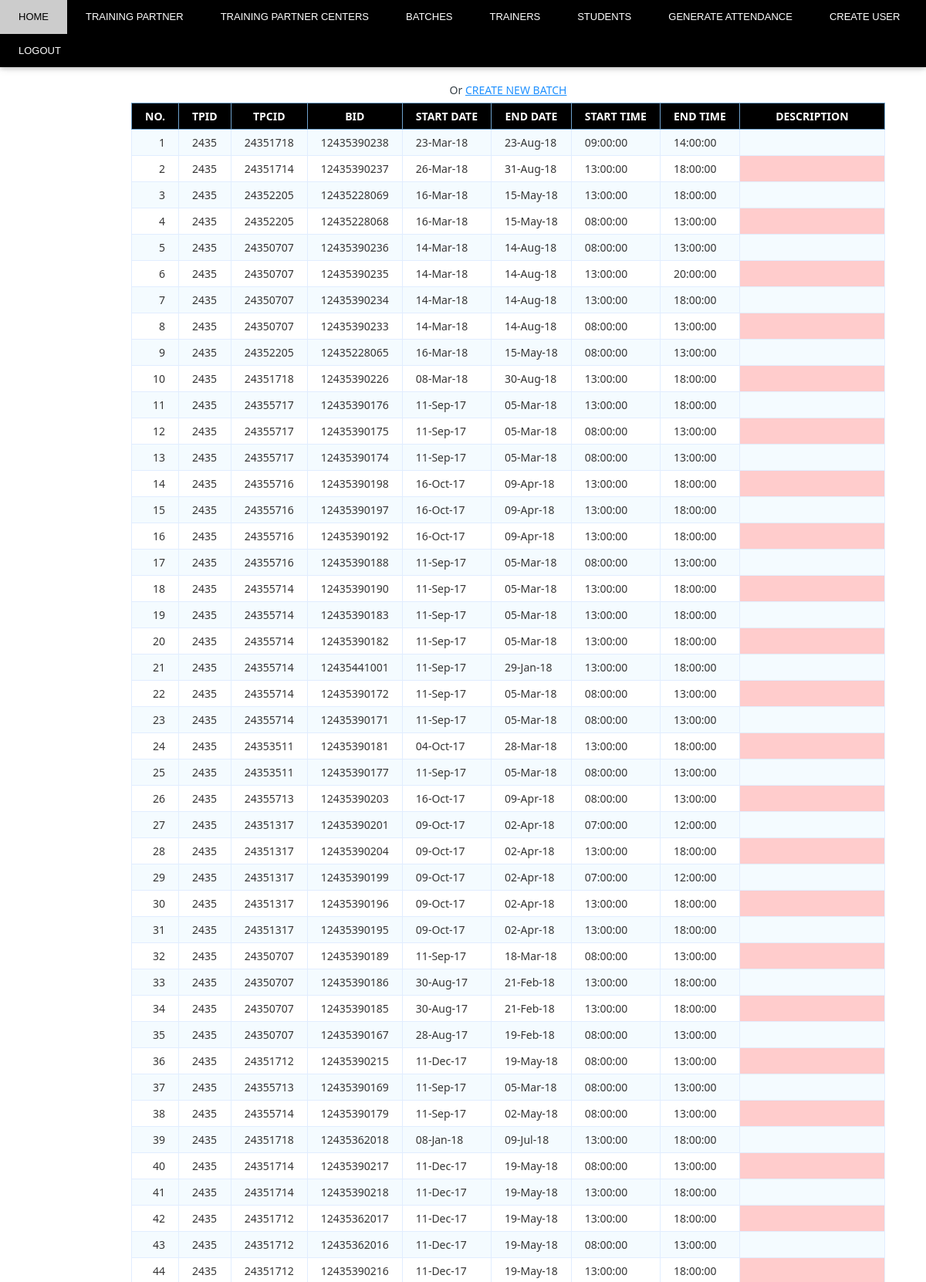
Screenshot of /BATCHES.php (upper part) with the database file from the repository.
### tables this page shows
CREATE TABLE `batches` (
  `TPID` int(30) NOT NULL,
  `TPCID` int(30) NOT NULL,
  `BID` bigint(30) NOT NULL,
  `SDATE` varchar(10) NOT NULL,
  `EDATE` varchar(10) NOT NULL,
  `STIME` time NOT NULL,
  `ETIME` time NOT NULL,
  `Description` longtext
);

### BATCHES.php (the view, shortened to what this page needs)
<?php
$db_host = 'localhost';
$db_user = 'root';
$db_pass = '';
$db_name = 'attendance';
$conn = mysqli_connect($db_host, $db_user, $db_pass, $db_name);
$sql = "SELECT TPID,TPCID,BID,SDATE,EDATE,STIME,ETIME,Description from batches";
$query = mysqli_query($conn, $sql);
?>
<html>
<!DOCTYPE html>
<link rel="stylesheet" href="CSS.css">
</head>
<body>
<div class="w3-top">
<div class="w3-bar w3-black w3-card">
    <a href="LOGIN.php" class="w3-bar-item w3-button w3-padding-large new">HOME</a>
    <a href="TRAINING_PARTNERS.php" class="w3-bar-item w3-button w3-padding-large new w3-hide-small">TRAINING PARTNER</a>
    <a href="TRAINING_PARTNERS_CENTER.php" class="w3-bar-item w3-button w3-padding-large new w3-hide-small">TRAINING PARTNER CENTERS</a>
    <a href="BATCHES.php" class="w3-bar-item w3-button w3-padding-large new w3-hide-small">BATCHES</a>
	<a href="TRAINERS.php" class="w3-bar-item w3-button w3-padding-large new w3-hide-small">TRAINERS</a>
	<a href="STUDENTS.php" class="w3-bar-item w3-button w3-padding-large new w3-hide-small">STUDENTS</a>
	<a href="#contact" class="w3-bar-item w3-button w3-padding-large new w3-hide-small">GENERATE ATTENDANCE</a>
	<a href="USER_create.php" class="w3-bar-item w3-button w3-padding-large new w3-hide-small">CREATE USER</a>
	<a href="logout.php" class="w3-bar-item w3-button w3-padding-large new w3-hide-small">LOGOUT</a>
  </div>
</div>
<table class="data-table">
		<caption class="title">Or <a href="BATCH_create.php">CREATE NEW BATCH</a></caption>
		<thead>
			<tr>
				<th>NO. </th>
				<th>TPID</th>
				<th>TPCID</th>
				<th>BID</th>
				<th>Start Date </th>
				<th>End Date</th>
				<th>Start Time</th>
				<th>End Time</th>
				<th>Description</th>
			</tr>
		</thead>
		<tbody>
		<?php
		$no 	= 1;
		while ($row = mysqli_fetch_array($query))
		{
			echo '<tr>
					<td>'.$no.'</td>
					<td>'.$row['TPID'].'</td>
					<td>'.$row['TPCID'].'</td>
					<td>'.$row['BID'] . '</td>
					<td>'.$row['SDATE'].'</td>
					<td>'.$row['EDATE'].'</td>
					<td>'.$row['STIME'] . '</td>
					<td>'.$row['ETIME'] . '</td>
					<td>'.$row['Description'] . '</td>
				</tr>';
				$no++;
		}?>
		</tbody>
	</table></html>
</body>

### CSS.css (style rules this page uses)
html { box-sizing:border-box }
*,*:before,*:after { box-sizing:inherit }
html { -ms-text-size-adjust:100%;-webkit-text-size-adjust:100% }
body { margin:0 }
a { background-color:transparent;-webkit-text-decoration-skip:objects }
html,body { font-family:Verdana,sans-serif;font-size:15px;line-height:1.5 }
html { overflow-x:hidden }
a { color:inherit }
.w3-btn,.w3-button { border:none;display:inline-block;padding:8px 16px;vertical-align:middle;overflow:hidden;text-decoration:none;color:inherit;background-color:inherit;text-align:center;cursor:pointer;white-space:nowrap }
.w3-btn,.w3-button { -webkit-touch-callout:none;-webkit-user-select:none;-khtml-user-select:none;-moz-user-select:none;-ms-user-select:none;user-select:none }
.w3-bar { width:100%;overflow:hidden }
.w3-bar .w3-bar-item { padding:5px 11px;float:left;width:auto;border:none;display:block;outline:0 }
.w3-bar .w3-button { white-space:normal }
.w3-container:after,.w3-container:before,.w3-panel:after,.w3-panel:before,.w3-row:after,.w3-row:before,.w3-row-padding:after,.w3-row-padding:before, .w3-cell-row:before,.w3-cell-row:after,.w3-clear:after,.w3-clear:before,.w3-bar:before,.w3-bar:after { content:"";display:table;clear:both }
.w3-top,.w3-bottom { position:fixed;width:100%;z-index:1 }
.w3-top { top:0 }
.w3-card,.w3-card-2 { box-shadow:0 2px 5px 0 rgba(0,0,0,0.16),0 2px 10px 0 rgba(0,0,0,0.12) }
.w3-padding-large { padding:12px 24px!important }
.w3-black,.w3-hover-black:hover { color:#fff!important;background-color:#000!important }

### BATCHES.php (style rules this page uses)
.new { font-size:13px; }
body { font-size: 15px; color: #343d44; font-family: "segoe-ui", "open-sans", tahoma, arial; padding: 0; margin: 0; }
table { margin-top:100px; margin-left:170px; font-family: "Lucida Sans Unicode", "Lucida Grande", "Segoe Ui"; font-size: 12px; }
table td { transition: all .5s; }
.data-table { border-collapse: collapse; font-size: 14px; min-width: 537px; }
.data-table th, .data-table td { border: 1px solid #e1edff; padding: 7px 17px; }
.data-table caption { margin: 7px; }
.data-table thead th { background-color: black; color: #FFFFFF; border-color: #6ea1cc !important; text-transform: uppercase; }
.data-table tbody td { color: #353535; }
.data-table tbody td:first-child, .data-table tbody td:nth-child(4), .data-table tbody td:last-child { text-align: right; }
.data-table tbody tr:nth-child(odd) td { background-color: #f4fbff; }
.data-table tbody td:empty { background-color: #ffcccc; }
* { box-sizing: border-box; }
a { color: dodgerblue; }

### rows the page displays
batches: TPID "2435", TPCID "24351718", BID "12435390238", SDATE "23-Mar-18", EDATE "23-Aug-18", STIME "09:00:00", ETIME "14:00:00"
batches: TPID "2435", TPCID "24351714", BID "12435390237", SDATE "26-Mar-18", EDATE "31-Aug-18", STIME "13:00:00", ETIME "18:00:00"
batches: TPID "2435", TPCID "24352205", BID "12435228069", SDATE "16-Mar-18", EDATE "15-May-18", STIME "13:00:00", ETIME "18:00:00"
batches: TPID "2435", TPCID "24352205", BID "12435228068", SDATE "16-Mar-18", EDATE "15-May-18", STIME "08:00:00", ETIME "13:00:00"
batches: TPID "2435", TPCID "24350707", BID "12435390236", SDATE "14-Mar-18", EDATE "14-Aug-18", STIME "08:00:00", ETIME "13:00:00"
batches: TPID "2435", TPCID "24350707", BID "12435390235", SDATE "14-Mar-18", EDATE "14-Aug-18", STIME "13:00:00", ETIME "20:00:00"
batches: TPID "2435", TPCID "24350707", BID "12435390234", SDATE "14-Mar-18", EDATE "14-Aug-18", STIME "13:00:00", ETIME "18:00:00"
batches: TPID "2435", TPCID "24350707", BID "12435390233", SDATE "14-Mar-18", EDATE "14-Aug-18", STIME "08:00:00", ETIME "13:00:00"
batches: TPID "2435", TPCID "24352205", BID "12435228065", SDATE "16-Mar-18", EDATE "15-May-18", STIME "08:00:00", ETIME "13:00:00"
batches: TPID "2435", TPCID "24351718", BID "12435390226", SDATE "08-Mar-18", EDATE "30-Aug-18", STIME "13:00:00", ETIME "18:00:00"
batches: TPID "2435", TPCID "24355717", BID "12435390176", SDATE "11-Sep-17", EDATE "05-Mar-18", STIME "13:00:00", ETIME "18:00:00"
batches: TPID "2435", TPCID "24355717", BID "12435390175", SDATE "11-Sep-17", EDATE "05-Mar-18", STIME "08:00:00", ETIME "13:00:00"
batches: TPID "2435", TPCID "24355717", BID "12435390174", SDATE "11-Sep-17", EDATE "05-Mar-18", STIME "08:00:00", ETIME "13:00:00"
batches: TPID "2435", TPCID "24355716", BID "12435390198", SDATE "16-Oct-17", EDATE "09-Apr-18", STIME "13:00:00", ETIME "18:00:00"
batches: TPID "2435", TPCID "24355716", BID "12435390197", SDATE "16-Oct-17", EDATE "09-Apr-18", STIME "13:00:00", ETIME "18:00:00"
batches: TPID "2435", TPCID "24355716", BID "12435390192", SDATE "16-Oct-17", EDATE "09-Apr-18", STIME "13:00:00", ETIME "18:00:00"
batches: TPID "2435", TPCID "24355716", BID "12435390188", SDATE "11-Sep-17", EDATE "05-Mar-18", STIME "08:00:00", ETIME "13:00:00"
batches: TPID "2435", TPCID "24355714", BID "12435390190", SDATE "11-Sep-17", EDATE "05-Mar-18", STIME "13:00:00", ETIME "18:00:00"
batches: TPID "2435", TPCID "24355714", BID "12435390183", SDATE "11-Sep-17", EDATE "05-Mar-18", STIME "13:00:00", ETIME "18:00:00"
batches: TPID "2435", TPCID "24355714", BID "12435390182", SDATE "11-Sep-17", EDATE "05-Mar-18", STIME "13:00:00", ETIME "18:00:00"
batches: TPID "2435", TPCID "24355714", BID "12435441001", SDATE "11-Sep-17", EDATE "29-Jan-18", STIME "13:00:00", ETIME "18:00:00"
batches: TPID "2435", TPCID "24355714", BID "12435390172", SDATE "11-Sep-17", EDATE "05-Mar-18", STIME "08:00:00", ETIME "13:00:00"
batches: TPID "2435", TPCID "24355714", BID "12435390171", SDATE "11-Sep-17", EDATE "05-Mar-18", STIME "08:00:00", ETIME "13:00:00"
batches: TPID "2435", TPCID "24353511", BID "12435390181", SDATE "04-Oct-17", EDATE "28-Mar-18", STIME "13:00:00", ETIME "18:00:00"
batches: TPID "2435", TPCID "24353511", BID "12435390177", SDATE "11-Sep-17", EDATE "05-Mar-18", STIME "08:00:00", ETIME "13:00:00"
batches: TPID "2435", TPCID "24355713", BID "12435390203", SDATE "16-Oct-17", EDATE "09-Apr-18", STIME "08:00:00", ETIME "13:00:00"
batches: TPID "2435", TPCID "24351317", BID "12435390201", SDATE "09-Oct-17", EDATE "02-Apr-18", STIME "07:00:00", ETIME "12:00:00"
batches: TPID "2435", TPCID "24351317", BID "12435390204", SDATE "09-Oct-17", EDATE "02-Apr-18", STIME "13:00:00", ETIME "18:00:00"
batches: TPID "2435", TPCID "24351317", BID "12435390199", SDATE "09-Oct-17", EDATE "02-Apr-18", STIME "07:00:00", ETIME "12:00:00"
batches: TPID "2435", TPCID "24351317", BID "12435390196", SDATE "09-Oct-17", EDATE "02-Apr-18", STIME "13:00:00", ETIME "18:00:00"
batches: TPID "2435", TPCID "24351317", BID "12435390195", SDATE "09-Oct-17", EDATE "02-Apr-18", STIME "13:00:00", ETIME "18:00:00"
batches: TPID "2435", TPCID "24350707", BID "12435390189", SDATE "11-Sep-17", EDATE "18-Mar-18", STIME "08:00:00", ETIME "13:00:00"
batches: TPID "2435", TPCID "24350707", BID "12435390186", SDATE "30-Aug-17", EDATE "21-Feb-18", STIME "13:00:00", ETIME "18:00:00"
batches: TPID "2435", TPCID "24350707", BID "12435390185", SDATE "30-Aug-17", EDATE "21-Feb-18", STIME "13:00:00", ETIME "18:00:00"
batches: TPID "2435", TPCID "24350707", BID "12435390167", SDATE "28-Aug-17", EDATE "19-Feb-18", STIME "08:00:00", ETIME "13:00:00"
batches: TPID "2435", TPCID "24351712", BID "12435390215", SDATE "11-Dec-17", EDATE "19-May-18", STIME "08:00:00", ETIME "13:00:00"
batches: TPID "2435", TPCID "24355713", BID "12435390169", SDATE "11-Sep-17", EDATE "05-Mar-18", STIME "08:00:00", ETIME "13:00:00"
batches: TPID "2435", TPCID "24355714", BID "12435390179", SDATE "11-Sep-17", EDATE "02-May-18", STIME "08:00:00", ETIME "13:00:00"
batches: TPID "2435", TPCID "24351718", BID "12435362018", SDATE "08-Jan-18", EDATE "09-Jul-18", STIME "13:00:00", ETIME "18:00:00"
batches: TPID "2435", TPCID "24351714", BID "12435390217", SDATE "11-Dec-17", EDATE "19-May-18", STIME "08:00:00", ETIME "13:00:00"
batches: TPID "2435", TPCID "24351714", BID "12435390218", SDATE "11-Dec-17", EDATE "19-May-18", STIME "13:00:00", ETIME "18:00:00"
batches: TPID "2435", TPCID "24351712", BID "12435362017", SDATE "11-Dec-17", EDATE "19-May-18", STIME "13:00:00", ETIME "18:00:00"
batches: TPID "2435", TPCID "24351712", BID "12435362016", SDATE "11-Dec-17", EDATE "19-May-18", STIME "08:00:00", ETIME "13:00:00"
batches: TPID "2435", TPCID "24351712", BID "12435390216", SDATE "11-Dec-17", EDATE "19-May-18", STIME "13:00:00", ETIME "18:00:00"
